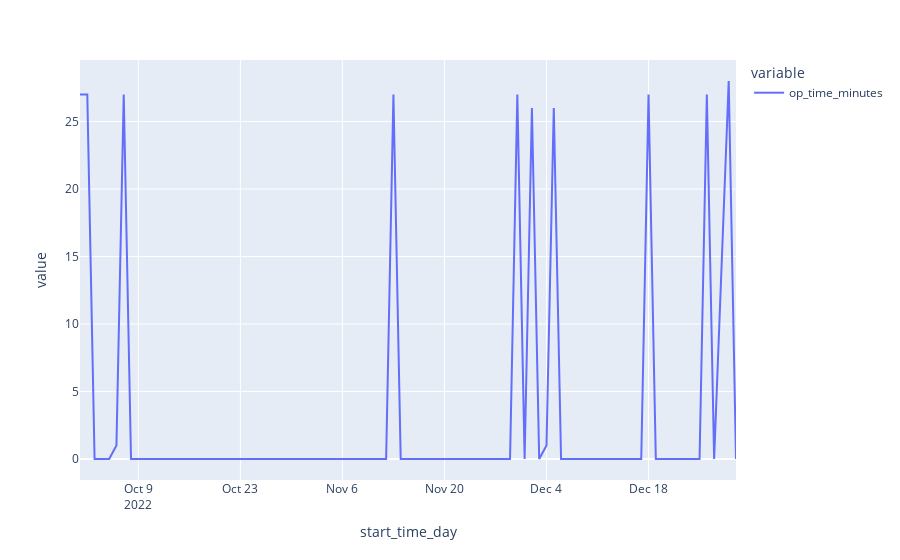

The code cell stored with this chart in its notebook:
### Code cell
# график среднего времени заказа в день
px.line(mean_op_time_by_day)

### Figure 1 — Plotly figure (JSON) as saved in the notebook; plotly's stock layout.template omitted (floating-point values rounded to 4 significant figures)
{"data": [{"hovertemplate": "variable=op_time_minutes<br>start_time_day=%{x}<br>value=%{y}<extra></extra>", "legendgroup": "op_time_minutes", "line": {"color": "#636efa", "dash": "solid"}, "marker": {"symbol": "circle"}, "mode": "lines", "name": "op_time_minutes", "orientation": "v", "showlegend": true, "type": "scatter", "x": ["2022-10-01", "2022-10-02", "2022-10-03", "2022-10-04", "2022-10-05", "2022-10-06", "2022-10-07", "2022-10-08", "2022-10-09", "2022-10-10", "2022-10-11", "2022-10-12", "2022-10-13", "2022-10-14", "2022-10-15", "2022-10-16", "2022-10-17", "2022-10-18", "2022-10-19", "2022-10-20", "2022-10-21", "2022-10-22", "2022-10-23", "2022-10-24", "2022-10-25", "2022-10-26", "2022-10-27", "2022-10-28", "2022-10-31", "2022-11-01", "2022-11-02", "2022-11-03", "2022-11-04", "2022-11-05", "2022-11-06", "2022-11-07", "2022-11-08", "2022-11-09", "2022-11-10", "2022-11-11", "2022-11-12", "2022-11-13", "2022-11-14", "2022-11-15", "2022-11-16", "2022-11-17", "2022-11-18", "2022-11-19", "2022-11-20", "2022-11-21", "2022-11-22", "2022-11-23", "2022-11-24", "2022-11-25", "2022-11-26", "2022-11-27", "2022-11-29", "2022-11-30", "2022-12-01", "2022-12-02", "2022-12-03", "2022-12-04", "2022-12-05", "2022-12-06", "2022-12-07", "2022-12-08", "2022-12-09", "2022-12-10", "2022-12-11", "2022-12-12", "2022-12-13", "2022-12-14", "2022-12-15", "2022-12-16", "2022-12-17", "2022-12-18", "2022-12-19", "2022-12-20", "2022-12-21", "2022-12-22", "2022-12-23", "2022-12-24", "2022-12-25", "2022-12-26", "2022-12-27", "2022-12-29", "2022-12-30"], "xaxis": "x", "y": [27, 27, 0, 0, 0, 1, 27, 0, 0, 0, 0, 0, 0, 0, 0, 0, 0, 0, 0, 0, 0, 0, 0, 0, 0, 0, 0, 0, 0, 0, 0, 0, 0, 0, 0, 0, 0, 0, 0, 0, 0, 27, 0, 0, 0, 0, 0, 0, 0, 0, 0, 0, 0, 0, 0, 0, 0, 27, 0, 26, 0, 1, 26, 0, 0, 0, 0, 0, 0, 0, 0, 0, 0, 0, 0, 27, 0, 0, 0, 0, 0, 0, 0, 27, 0, 28, 0], "yaxis": "y"}], "layout": {"autosize": true, "legend": {"title": {"text": "variable"}, "tracegroupgap": 0}, "margin": {"t": 60}, "xaxis": {"anchor": "y", "autorange": true, "domain": [0, 1], "range": ["2022-10-01", "2022-12-30"], "title": {"text": "start_time_day"}, "type": "date"}, "yaxis": {"anchor": "x", "autorange": true, "domain": [0, 1], "range": [-1.556, 29.56], "title": {"text": "value"}, "type": "linear"}}}
